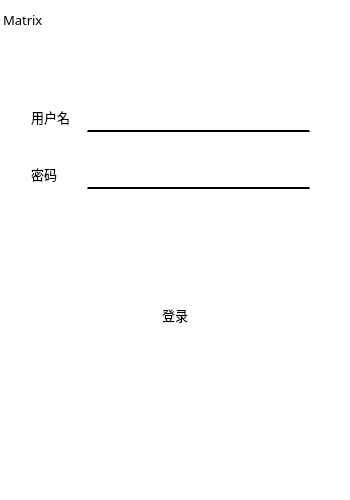
<?xml version="1.0" encoding="UTF-8"?>
<ui version="4.0">
 <class>MainWindow</class>
 <widget class="QMainWindow" name="MainWindow">
  <property name="geometry">
   <rect>
    <x>0</x>
    <y>0</y>
    <width>350</width>
    <height>500</height>
   </rect>
  </property>
  <property name="minimumSize">
   <size>
    <width>350</width>
    <height>500</height>
   </size>
  </property>
  <property name="maximumSize">
   <size>
    <width>350</width>
    <height>500</height>
   </size>
  </property>
  <property name="windowTitle">
   <string>MainWindow</string>
  </property>
  <property name="styleSheet">
   <string notr="true">QMainWindow{
	background-color:rgb(255, 255, 255);
}
QLineEdit{
	border-top:0px;
	border-bottom:2px solid;
}
QPushButton
{
	background:white;
	border:0px;
}
QPushButton[text=&quot;登录&quot;]
{
	background:black;
	color:white;
	border:2px groove;
	border-radius:6px;
}</string>
  </property>
  <widget class="QWidget" name="centralWidget">
   <widget class="QPushButton" name="btLogin">
    <property name="geometry">
     <rect>
      <x>60</x>
      <y>290</y>
      <width>230</width>
      <height>50</height>
     </rect>
    </property>
    <property name="minimumSize">
     <size>
      <width>230</width>
      <height>50</height>
     </size>
    </property>
    <property name="maximumSize">
     <size>
      <width>230</width>
      <height>50</height>
     </size>
    </property>
    <property name="font">
     <font>
      <family>微软雅黑</family>
      <pointsize>10</pointsize>
     </font>
    </property>
    <property name="styleSheet">
     <string notr="true">QPushButton:hover{
	background:rgb(62, 62, 62);
}</string>
    </property>
    <property name="text">
     <string>登录</string>
    </property>
   </widget>
   <widget class="QWidget" name="">
    <property name="geometry">
     <rect>
      <x>0</x>
      <y>0</y>
      <width>351</width>
      <height>39</height>
     </rect>
    </property>
    <layout class="QHBoxLayout" name="barTitle">
     <property name="spacing">
      <number>0</number>
     </property>
     <property name="leftMargin">
      <number>3</number>
     </property>
     <property name="rightMargin">
      <number>6</number>
     </property>
     <item>
      <widget class="QLabel" name="lableTitle">
       <property name="font">
        <font>
         <family>微软雅黑</family>
         <pointsize>10</pointsize>
        </font>
       </property>
       <property name="text">
        <string>Matrix</string>
       </property>
       <property name="textFormat">
        <enum>Qt::AutoText</enum>
       </property>
       <property name="alignment">
        <set>Qt::AlignLeading|Qt::AlignLeft|Qt::AlignVCenter</set>
       </property>
       <property name="margin">
        <number>7</number>
       </property>
      </widget>
     </item>
     <item>
      <widget class="QPushButton" name="btMinimize">
       <property name="minimumSize">
        <size>
         <width>30</width>
         <height>30</height>
        </size>
       </property>
       <property name="maximumSize">
        <size>
         <width>30</width>
         <height>30</height>
        </size>
       </property>
       <property name="styleSheet">
        <string notr="true">QPushButton:hover{
	image:url(:/icon/minAnti);
}
QPushButton{
	image:url(:/icon/min);
}</string>
       </property>
       <property name="text">
        <string/>
       </property>
       <property name="iconSize">
        <size>
         <width>800</width>
         <height>30</height>
        </size>
       </property>
      </widget>
     </item>
     <item>
      <widget class="QPushButton" name="btShutdown">
       <property name="minimumSize">
        <size>
         <width>30</width>
         <height>30</height>
        </size>
       </property>
       <property name="maximumSize">
        <size>
         <width>30</width>
         <height>30</height>
        </size>
       </property>
       <property name="styleSheet">
        <string notr="true">QPushButton:hover{
	image:url(:/icon/shutAnti);
}
QPushButton{
	image:url(:/icon/shut);
}</string>
       </property>
       <property name="text">
        <string/>
       </property>
       <property name="iconSize">
        <size>
         <width>50</width>
         <height>30</height>
        </size>
       </property>
      </widget>
     </item>
    </layout>
   </widget>
   <widget class="QWidget" name="">
    <property name="geometry">
     <rect>
      <x>20</x>
      <y>70</y>
      <width>301</width>
      <height>151</height>
     </rect>
    </property>
    <layout class="QVBoxLayout" name="verticalLayout">
     <item>
      <layout class="QHBoxLayout" name="horizontalLayout_2">
       <item>
        <widget class="QLabel" name="labelUserName">
         <property name="minimumSize">
          <size>
           <width>50</width>
           <height>0</height>
          </size>
         </property>
         <property name="maximumSize">
          <size>
           <width>50</width>
           <height>16777215</height>
          </size>
         </property>
         <property name="font">
          <font>
           <family>微软雅黑</family>
           <pointsize>10</pointsize>
          </font>
         </property>
         <property name="text">
          <string>用户名</string>
         </property>
        </widget>
       </item>
       <item>
        <widget class="QLineEdit" name="lineEditUserName">
         <property name="minimumSize">
          <size>
           <width>0</width>
           <height>30</height>
          </size>
         </property>
         <property name="font">
          <font>
           <family>微软雅黑</family>
           <pointsize>10</pointsize>
          </font>
         </property>
        </widget>
       </item>
      </layout>
     </item>
     <item>
      <layout class="QHBoxLayout" name="horizontalLayout">
       <item>
        <widget class="QLabel" name="labelPassword">
         <property name="minimumSize">
          <size>
           <width>50</width>
           <height>0</height>
          </size>
         </property>
         <property name="maximumSize">
          <size>
           <width>50</width>
           <height>16777215</height>
          </size>
         </property>
         <property name="font">
          <font>
           <family>微软雅黑</family>
           <pointsize>10</pointsize>
          </font>
         </property>
         <property name="text">
          <string>密码</string>
         </property>
        </widget>
       </item>
       <item>
        <widget class="QLineEdit" name="lineEditPassword">
         <property name="minimumSize">
          <size>
           <width>0</width>
           <height>30</height>
          </size>
         </property>
         <property name="font">
          <font>
           <family>微软雅黑</family>
           <pointsize>10</pointsize>
          </font>
         </property>
         <property name="focusPolicy">
          <enum>Qt::StrongFocus</enum>
         </property>
         <property name="contextMenuPolicy">
          <enum>Qt::DefaultContextMenu</enum>
         </property>
         <property name="echoMode">
          <enum>QLineEdit::Password</enum>
         </property>
        </widget>
       </item>
      </layout>
     </item>
    </layout>
   </widget>
  </widget>
 </widget>
 <layoutdefault spacing="6" margin="11"/>
 <resources/>
 <connections/>
</ui>
